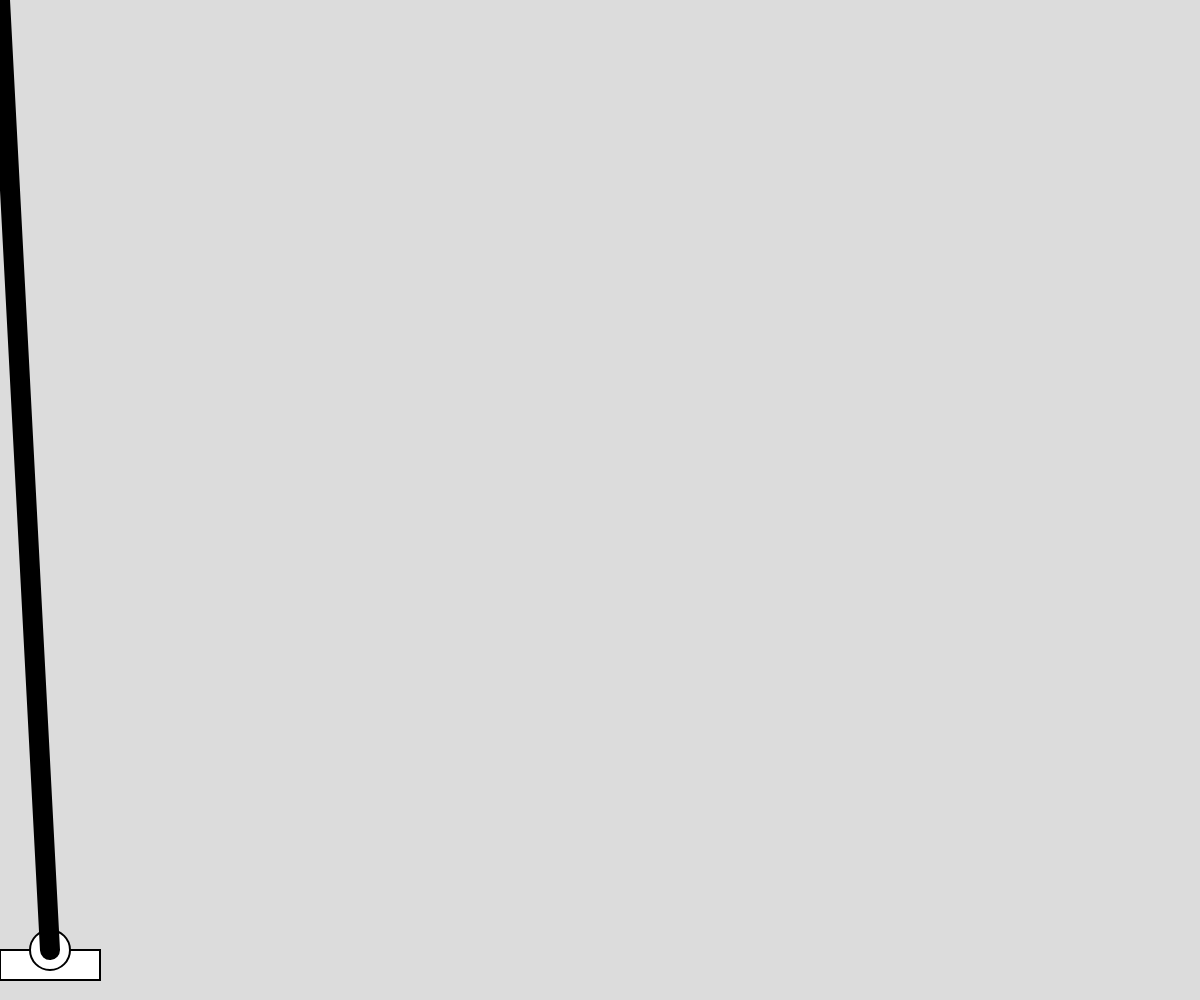
Frame 1 (no input)
Frame 60 (no input): identical to frame 1, image omitted
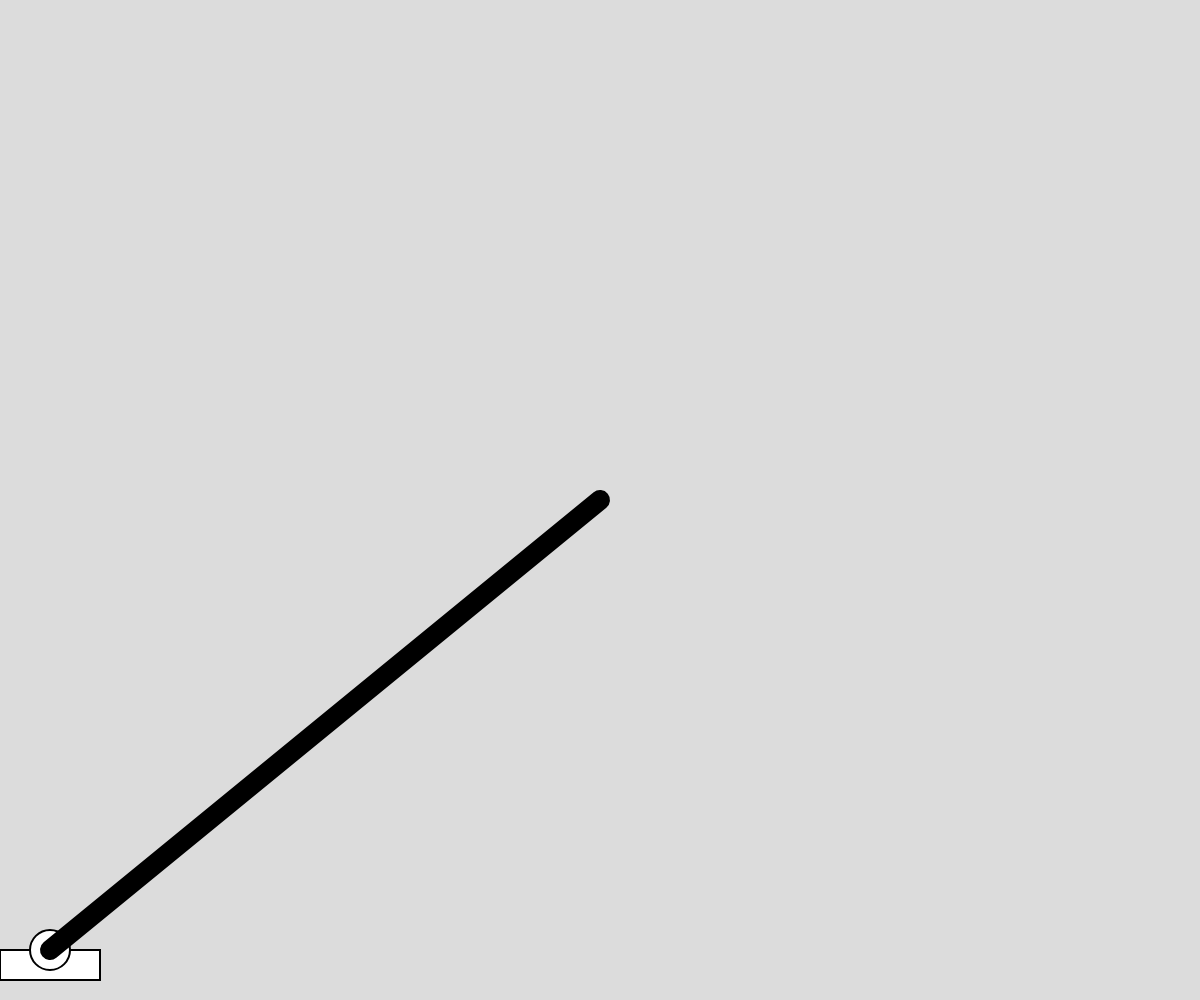
Frame 120 (the mouse pressed at the canvas centre since frame 60)

The p5.js sketch that drew these frames (run headless with seeded random() and noise() and a simulated clock; from frame 60 on, the mouse is pressed at the canvas centre):

// p5.js sketch
// ── sketch.js
// Project Title
// Your Name
// Date
//
// Extra for Experts:
// - describe what you did to take this project "above and beyond"

let hit = false;

let enemys = [];
let time = 10;
let deltaTime = 0.01;
let speed = 10;
let player = {};
let playerCannon = {};

async function setup() {
  createCanvas(windowWidth, windowHeight);
  player = {
    width: 100,
    height: 30,
    x: 0,
    y: height - 50,
  };

  playerCannon = {
    diameter: 40,
    x: player.x + player.width/2,
    y: player.y,
  };
}

function draw() {
  background(220);
  drawEnemies();
  drawPlayer();
  movePlayer();
  
}

function mouseWheel(event) {
  if (event.delta < 0) {
    let enemy = {
      x: noise(time),
      y: noise(time + 1000),
      size: 100,
      offset: random(10000),
      
    };
    enemys.push(enemy);
  }
  else{
    enemys.pop();
  }
}

function drawEnemies() {
  for (let enemy of enemys) {
    circle(enemy.x,enemy.y,enemy.size);
    enemy.x = noise(time + enemy.offset) * width;
    enemy.y = noise(time + enemy.offset + 1000) * height;
  
  };
  time += deltaTime;
  
}

function drawPlayer() {
  strokeWeight(2);
  rect(player.x,player.y,player.width,player.height);
  circle(playerCannon.x,playerCannon.y,playerCannon.diameter);
  strokeWeight(20);
  line(playerCannon.x,playerCannon.y,mouseX,mouseY);
}

function movePlayer() {
  if (keyIsDown("a") || keyIsDown(LEFT_ARROW)) {
    if (player.x > 0) {
      player.x -= speed;
    }
  }
  else if (keyIsDown("d") || keyIsDown(RIGHT_ARROW)) {
    if (player.x < width-player.width ) {
      player.x += speed;
    }
  }
  playerCannon.x = player.x + player.width/2;
}
